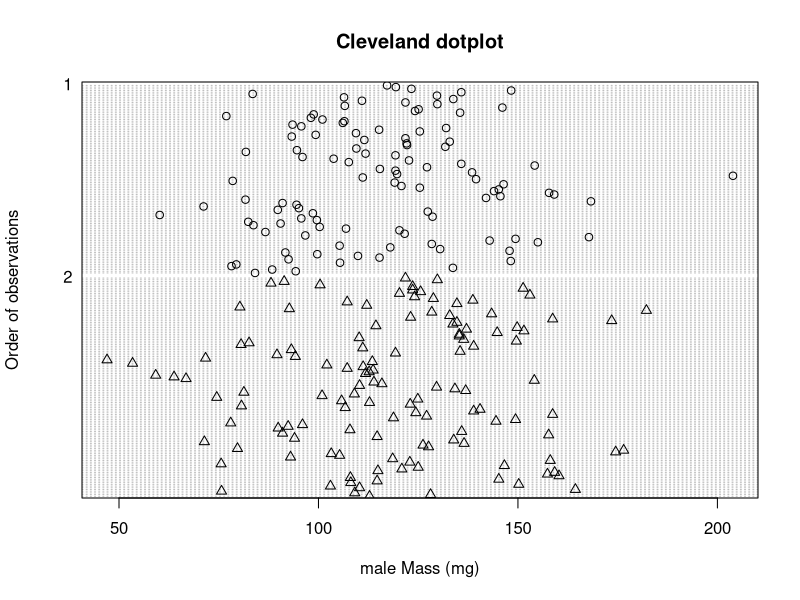
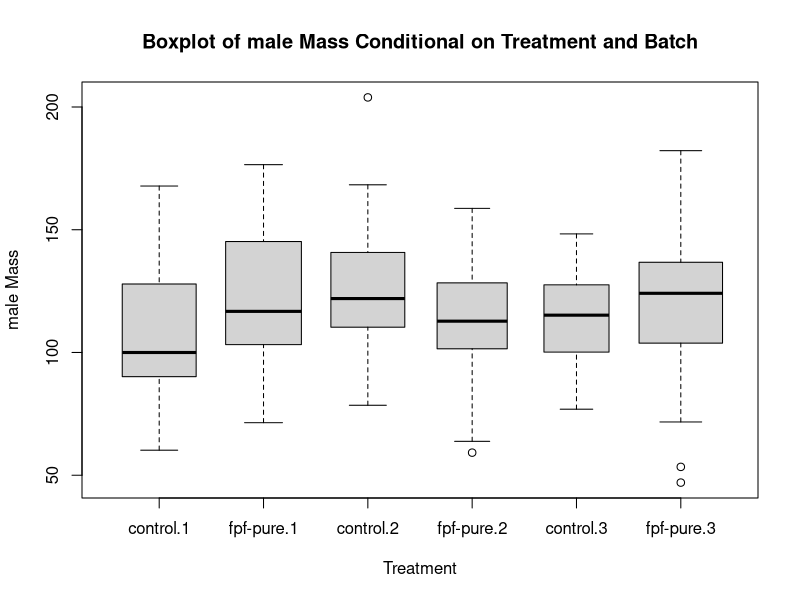
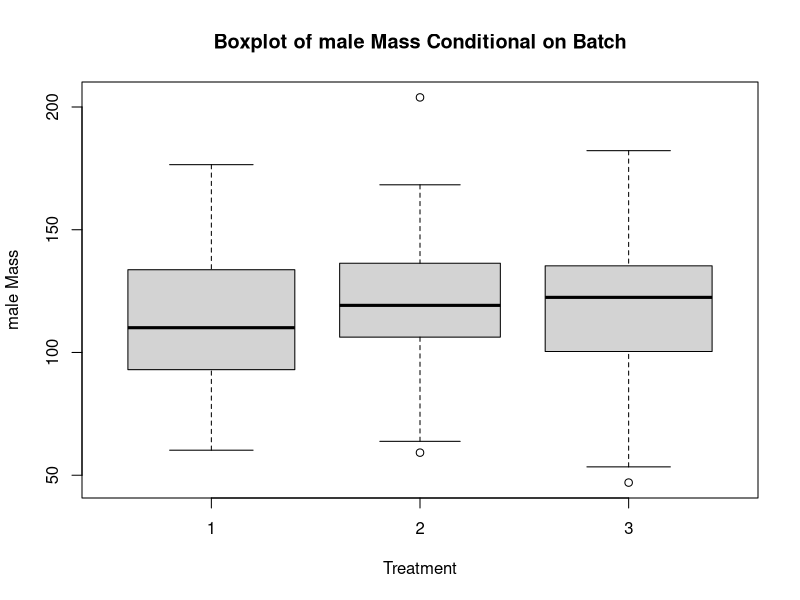
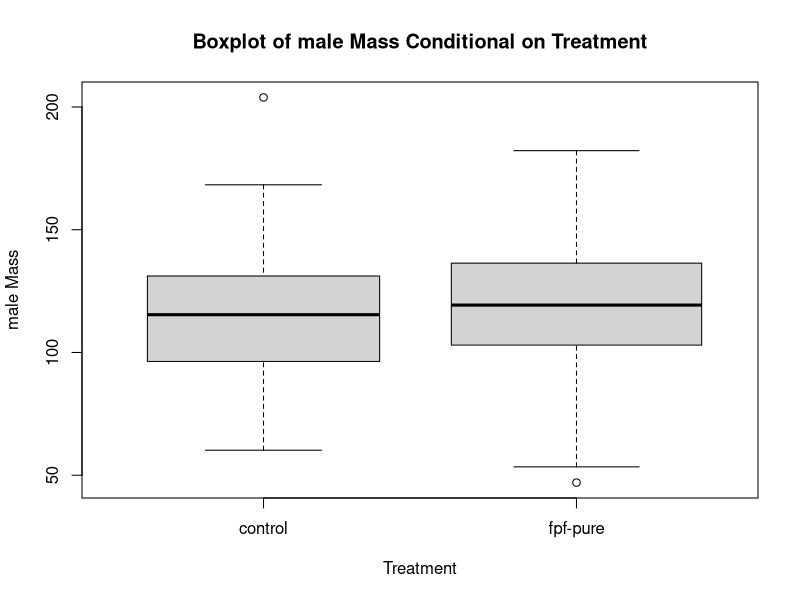
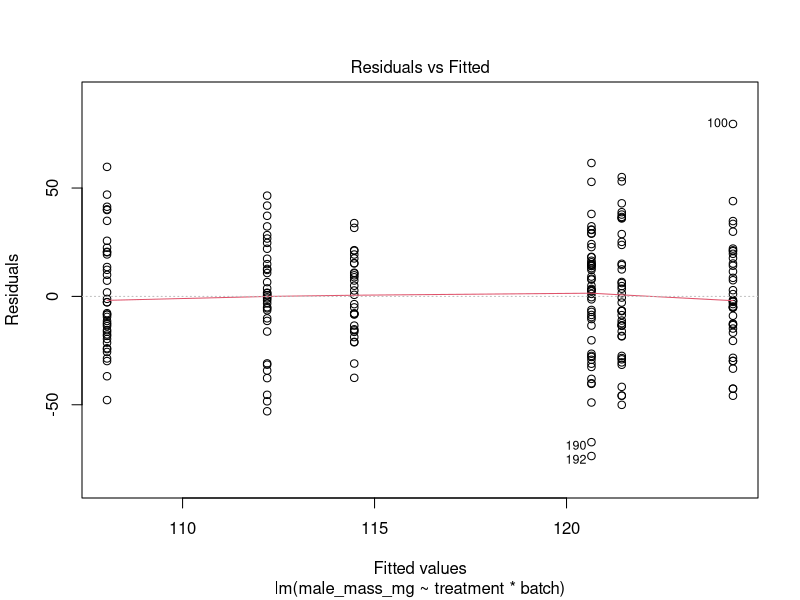
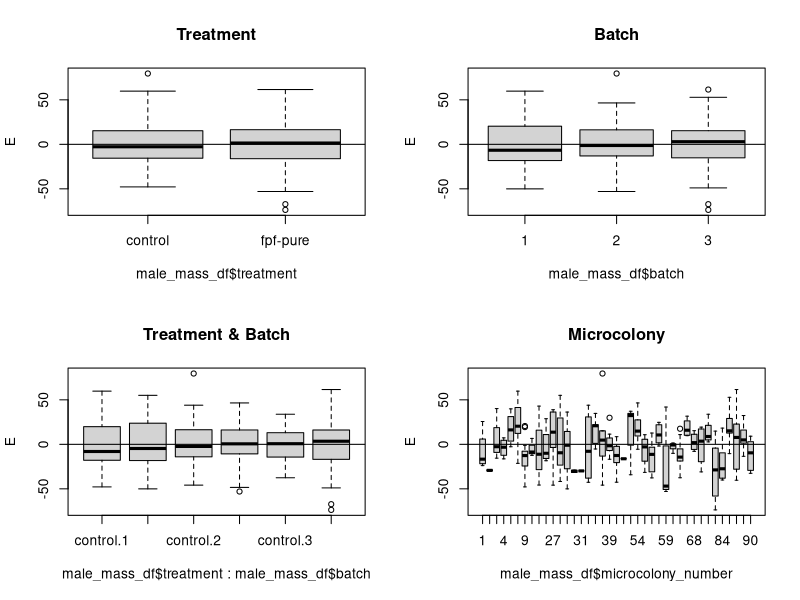
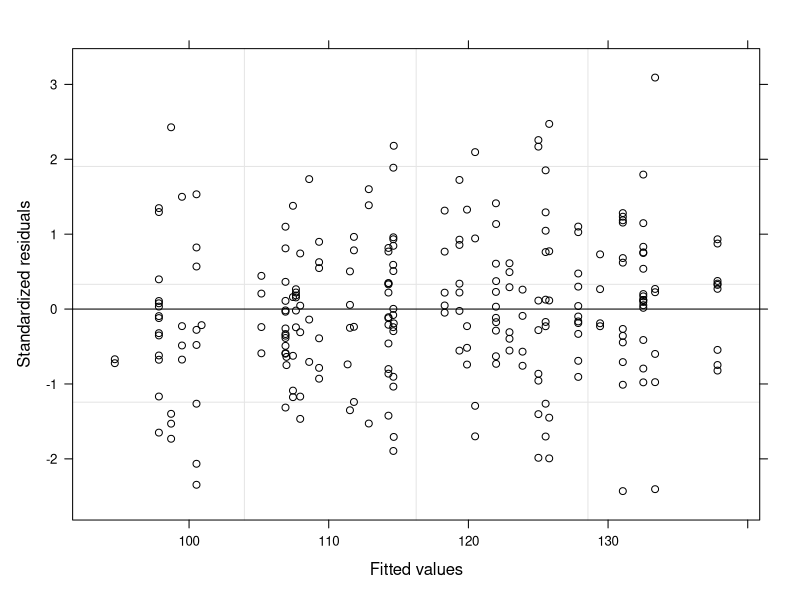
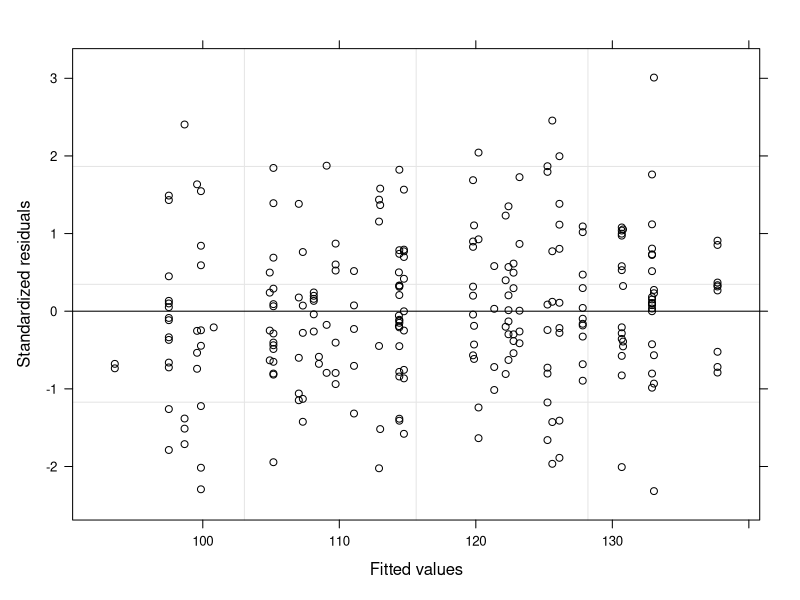

These figures' R source, in order:
## ---- chunk 1
knitr::opts_chunk$set(echo = FALSE, message = FALSE, warning = FALSE)
## ---- chunk 2
library(tidyverse)
## ---- chunk 3
male_mass_df <- read.csv("input/male_mass.csv")

male_mass_df$male_number <- as.numeric(male_mass_df$male_number)

male_mass_df$microcolony_number <- as.factor(male_mass_df$microcolony_number)

male_mass_df$batch <- as.factor(male_mass_df$batch)

male_mass_df$colony_number <- as.factor(male_mass_df$colony_number)

male_mass_df$treatment <- as.factor(male_mass_df$treatment)

male_mass_df$dry_mass_g <- as.numeric(male_mass_df$dry_mass_g)
## ---- chunk 4
male_mass_df$dry_mass_g <- male_mass_df$dry_mass_g * 1000

colnames(male_mass_df) [6] <- "male_mass_mg"
## ---- chunk 5
# Cleveland Dot Plot. First make column with 1 and 2 that correspond to Treatment levels

male_mass_df$clevelandcode <- factor(
ifelse(male_mass_df$treatment == "control",
1,
2))

male_mass_df$clevelandcode <- as.numeric(male_mass_df$clevelandcode)

dotchart(male_mass_df$male_mass_mg,
         groups = factor(male_mass_df$clevelandcode),
         ylab = "Order of observations",
         xlab = "male Mass (mg)", main = "Cleveland dotplot", pch = male_mass_df$clevelandcode)

boxplot(male_mass_mg ~ treatment * batch,
        varwidth = TRUE, xlab = "Treatment",
        main = "Boxplot of male Mass Conditional on Treatment and Batch", 
        ylab = "male Mass", data = male_mass_df)

boxplot(male_mass_mg ~ batch,
        varwidth = TRUE, xlab = "Treatment",
        main = "Boxplot of male Mass Conditional on Batch", 
        ylab = "male Mass", data = male_mass_df)

boxplot(male_mass_mg ~ treatment,
        varwidth = TRUE, xlab = "Treatment",
        main = "Boxplot of male Mass Conditional on Treatment", 
        ylab = "male Mass", data = male_mass_df)
## ---- chunk 6
M.lm <- lm(male_mass_mg ~ treatment * batch,
           data = male_mass_df)

drop1(M.lm, test = "F")

# and the residuals vs fitted
plot(M.lm, which = c (1))
## ---- chunk 7
library(nlme)
M1.gls <- gls(male_mass_mg ~ treatment * batch,
           data = male_mass_df)

E <- resid(M1.gls)

op <- par(mfrow = c(2, 2))

boxplot(E ~ male_mass_df$treatment, main = "Treatment")
abline(0, 0)

boxplot(E ~ male_mass_df$batch, main = "Batch")
abline(0, 0)

boxplot(E ~ male_mass_df$treatment * male_mass_df$batch, main = "Treatment & Batch")
abline(0, 0)

boxplot(E ~ male_mass_df$microcolony_number, main = "Microcolony")
abline(0, 0)
## ---- chunk 8
# start with random intercept
M1.lme <- lme(male_mass_mg ~ treatment * batch,
              data = male_mass_df,
              random = ~ 1 | colony_number/microcolony_number, method = "REML")

AIC(M1.lme, M1.gls)
anova(M1.gls, M1.lme)

# large improvement. Add varIdent
M2.lme <- lme(male_mass_mg ~ treatment * batch,
              data = male_mass_df,
              weights = varIdent(form = ~ 1 | treatment * batch),
              random = ~ 1 | colony_number/microcolony_number, method = "REML")

anova(M1.lme, M2.lme)

# small improvement

# plot the standardised residuals versus fitted values
plot(M1.lme, col = 1) 
plot(M2.lme, col = 1) 

E1 <- resid(M1.lme, type = "normalized")
boxplot(E1 ~ male_mass_df$treatment * male_mass_df$batch, main = "Treatment & Batch")
abline(0, 0)

E2 <- resid(M2.lme, type = "normalized")
boxplot(E2 ~ male_mass_df$treatment * male_mass_df$batch, main = "Treatment & Batch")
abline(0, 0)
## ---- chunk 9
# redefine with ML
# I realise there is a naming issue here. M2.lme has become M1.lme. It has no effect on the analysis though. 
M1.lme <- lme(male_mass_mg ~ treatment * batch,
              data = male_mass_df,
              weights = varIdent(form = ~ 1 | treatment * batch),
              random = ~ 1 | colony_number/microcolony_number, method = "ML")

# drop interaction term
M1.lmeA <- update(M1.lme, .~. -batch:treatment)

anova(M1.lme, M1.lmeA)

# dropped interaction term

# drop batch
M1.lmeB <- update(M1.lmeA, .~. -batch)

anova(M1.lmeA, M1.lmeB)

# drop treatment 
M1.lmeC <- update(M1.lmeA, .~. -treatment)

anova(M1.lmeA, M1.lmeC)

# dropped treatment
M1.lmeD <- update(M1.lmeC, .~. -batch)

anova(M1.lmeC, M1.lmeD)

# nothing left bar an intercept

# add back in treatment as I am interested in its effect, or lack of. Model validation.
M1.lmeE <- lme(male_mass_mg ~ 1 + treatment,
               data = male_mass_df,
               weights = varIdent(form = ~ 1 | treatment * batch),
               random = ~ 1 | colony_number/microcolony_number, method = "ML")

plot(M1.lmeE, col = 1)

# report this p value. When treatment only model is compared to intercept
anova(M1.lmeE, M1.lmeD)

# refit model with REML
M1.lmeE <- update(M1.lmeE, method = "REML")

summary(M1.lmeE)
## ---- chunk 10
boxplot(predict(M1.lmeE, level = 0, interval = confidence) ~ treatment, data = male_mass_df)
## ---- chunk 11
library(lme4)
# https://stackoverflow.com/questions/11072544/how-to-get-coefficients-and-their-confidence-intervals-in-mixed-effects-models

# bit of a nightmare returning the CIs. Have to specify model with lmer, run it, run confint, then relevel to get CIs for
# other treatment level. 
M1.lmer <- lmer(male_mass_mg ~ 1 + treatment + (1 | colony_number/microcolony_number), 
                data = male_mass_df, REML = TRUE)

M1.lmer.CI <- confint(M1.lmer)

M1.lmer.coeff <- summary(M1.lmer)$coefficients

control <- c(summary(M1.lmer)$coefficients [1], M1.lmer.CI [4, 1], M1.lmer.CI [4, 2])

male_mass_df$treatment <- relevel(male_mass_df$treatment, "fpf-pure")

M1.lmer <- lmer(male_mass_mg ~ 1 + treatment + (1 | colony_number/microcolony_number), 
                data = male_mass_df, REML = TRUE)

M1.lmer.CI <- confint(M1.lmer)

M1.lmer.coeff <- summary(M1.lmer)$coefficients

fpf_pure <- c(summary(M1.lmer)$coefficients [1], M1.lmer.CI [4, 1], M1.lmer.CI [4, 2])


# use this for the visualisation plus the raw data. 
M1.lmer.df <- data.frame(control, fpf_pure)
## ---- chunk 12
# get df into right format
M1.lmer.df <- t(M1.lmer.df)
treatment <- c("control", "fpf-pure")
M1.lmer.df <- cbind(M1.lmer.df, treatment)
colnames(M1.lmer.df) <- c("prediction", "ci_l", "ci_h", "treatment")
rownames(M1.lmer.df) <- c()
M1.lmer.df <- as.data.frame(M1.lmer.df)
M1.lmer.df$treatment <- as.factor(M1.lmer.df$treatment)
M1.lmer.df$prediction <- as.numeric(as.character(M1.lmer.df$prediction))
M1.lmer.df$ci_l <- as.numeric(as.character(M1.lmer.df$ci_l))
M1.lmer.df$ci_h <- as.numeric(as.character(M1.lmer.df$ci_h))

# create df for adding p value to plot
group1 <- "control"
group2 <- "treatment"
# summary(M1.lmeE) [20]
p <- 6.792155e-01
p.signif <- "ns"
p_data <- as.data.frame(cbind(group1, group2, p , p.signif))
## ---- chunk 13
# library(ggpubr)

# ggplot
p1 <- ggplot(data = M1.lmer.df, aes(x = treatment, y = prediction, colour = as.factor(treatment))) + 
  
  geom_point(position = position_dodge(width = 0.75), size = 3) +
  
  geom_errorbar(aes(x = treatment,
                    ymin = ci_l,
                    ymax = ci_h,
                    colour = as.factor(treatment)),
                position = position_dodge(width = 0.75),
                width = 0.05, 
                size = 0.8) +
  
  geom_point(data = male_mass_df,
             aes(x = treatment,
                 y = male_mass_mg,
                 colour = as.factor(treatment)),
             alpha = 0.25,
             position  = position_jitterdodge(),
             show.legend = FALSE) +
  
  theme_bw() +

  labs(y = "Male Mass (mg)", colour = "Treatment") +
    
  #theme(axis.text.x = element_text(angle = 90, vjust = 0.5, hjust=1)) +
    
  # ggtitle("Male Mass") +
    
  theme(plot.title = element_text(hjust = 0.5), axis.title.x = element_blank()) +
  
  scale_color_manual(values = c("#117733", "#332288")) +
  
  ggtitle("Male Mass") +
  
  theme(plot.title = element_text(hjust = 0.5, size = 36, face = "bold"),
        axis.title.x = element_blank(),
        axis.title.y = element_text(size=24, face = "bold"),
        legend.position = "none", 
        axis.text.x = element_text(size=24, color = "black", face = "bold"),
        axis.text.y = element_text(color = "black"),
        panel.grid = element_blank()) +
  
  annotate(geom = "text", x = 2.4, y = 50, label = "bolditalic('p')~bold('= 0.723')", fontface = 2, size = 6, parse = TRUE) +
  
  scale_x_discrete(labels= c("control", "pesticide"))

p1

# can't install ggpubr because quantreg package is playing up add this to get p values when I can 
# +
# stat_pvalue_manual(p_data, 
#                     y.position = 800, step.increase = 0.1,
#                     label = "p.adj.signif",
#                     size = 3,
#                     hide.ns = TRUE)

## ---- chunk 14
cairo_pdf(file = "./treatment_boxplot.pdf",   # The directory you want to save the file in
  width = 8, # The width of the plot in inches
  height = 6) # The height of the plot in inches

p1

 dev.off()
